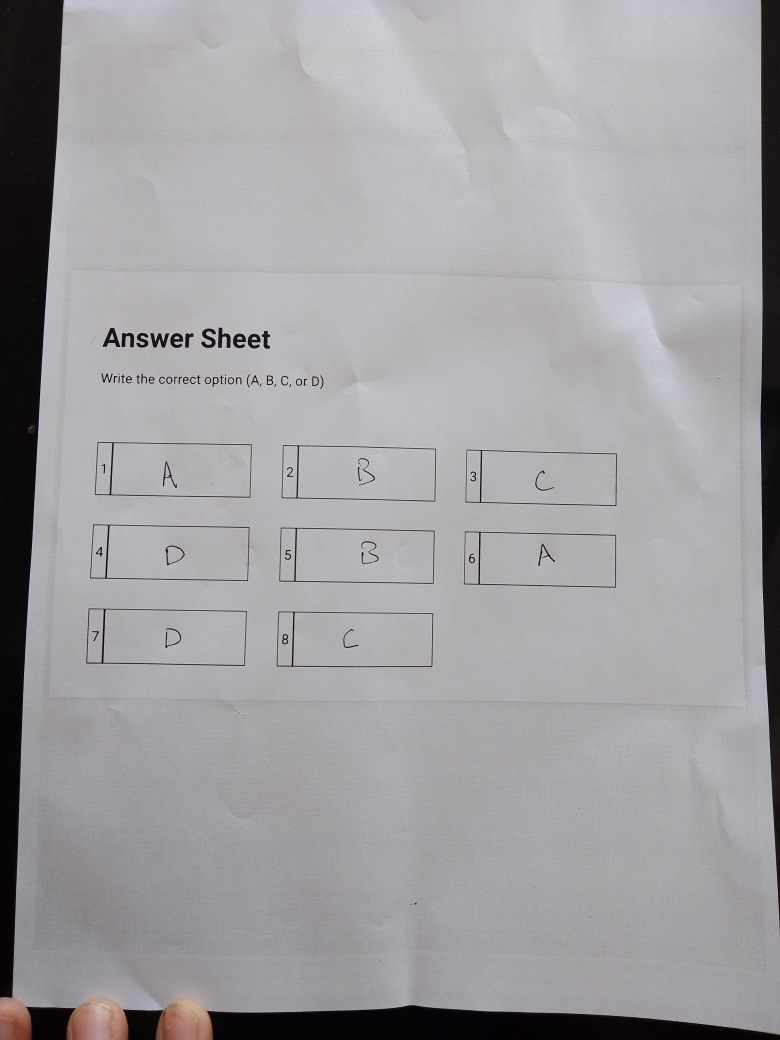
#> input picture IMG_20240522_142511.jpg, 3120 x 4160 px (shown at 1/4 size)
$ python edgeDection.py   (older library calls are emulated)
#> lines starting #> are read from the running program, lines starting #| are printed output that depends on the picture; after the words box and inside, x2 and y2 are one past the last pixel; in counts of white or black regions, pixels touching at a corner belong together
import cv2
import os
import pytesseract
import numpy as np

# Path to the Tesseract executable
pytesseract.pytesseract.tesseract_cmd = r"C:\Program Files\Tesseract-OCR\tesseract.exe"

def resize_image_to_fit_screen(image, max_height=900):
    aspect_ratio = image.shape[1] / image.shape[0]
    width = int(max_height * aspect_ratio)
    resized_image = cv2.resize(image, (width, max_height), interpolation=cv2.INTER_AREA)
    return resized_image

def show_image(window_name, image, max_height=900):
    resized_image = resize_image_to_fit_screen(image, max_height)
    cv2.imshow(window_name, resized_image)

# Path to the image file
script_dir = os.path.dirname(__file__)
image_path = os.path.join(script_dir, 'IMG_20240522_142511.jpg')

# Read the image
image = cv2.imread(image_path)
#> image is the input picture: shape (4160, 3120, 3); mean B, G, R 162.4, 158.9, 161.1

if image is None:
    print("Error: Unable to load image.")
    exit()

# Convert to grayscale
gray_image = cv2.cvtColor(image, cv2.COLOR_BGR2GRAY)
blurred_image = cv2.GaussianBlur(gray_image, (5, 5), 0)

# Apply Canny edge detection
canny_edges = cv2.Canny(blurred_image, 100, 200)
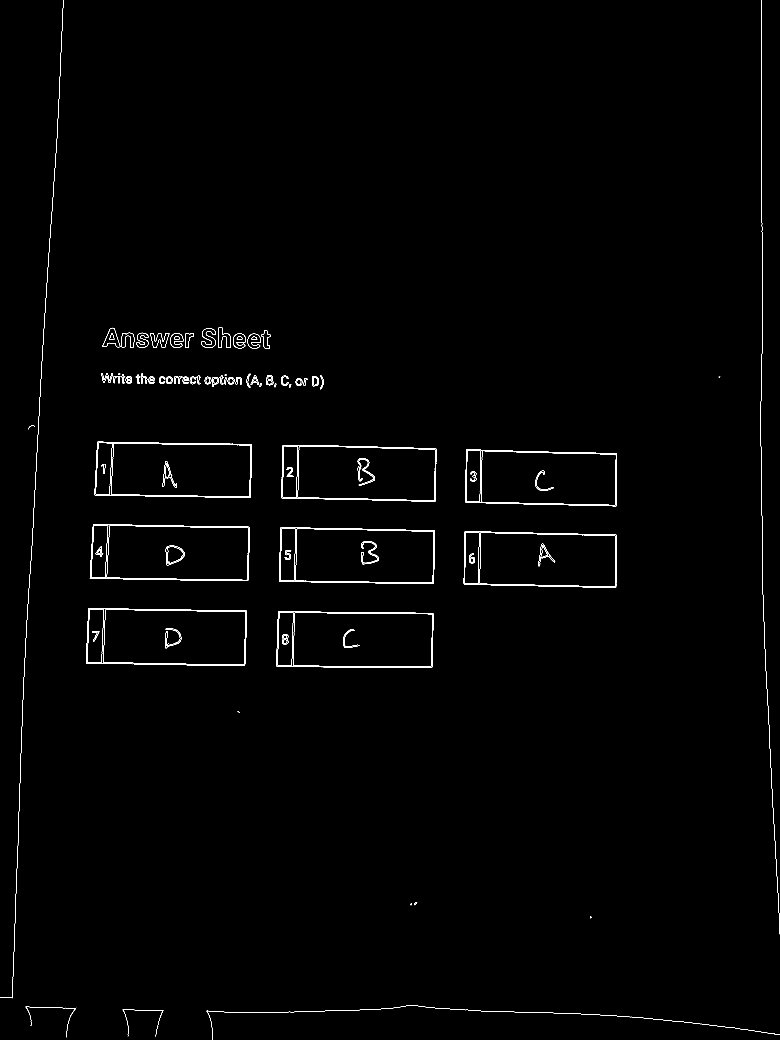
#> canny_edges: shape (4160, 3120) (shown at 1/4 size); 0.42% white in thin lines or dots
# Apply Laplacian filter
laplacian_image = cv2.Laplacian(canny_edges, cv2.CV_64F)
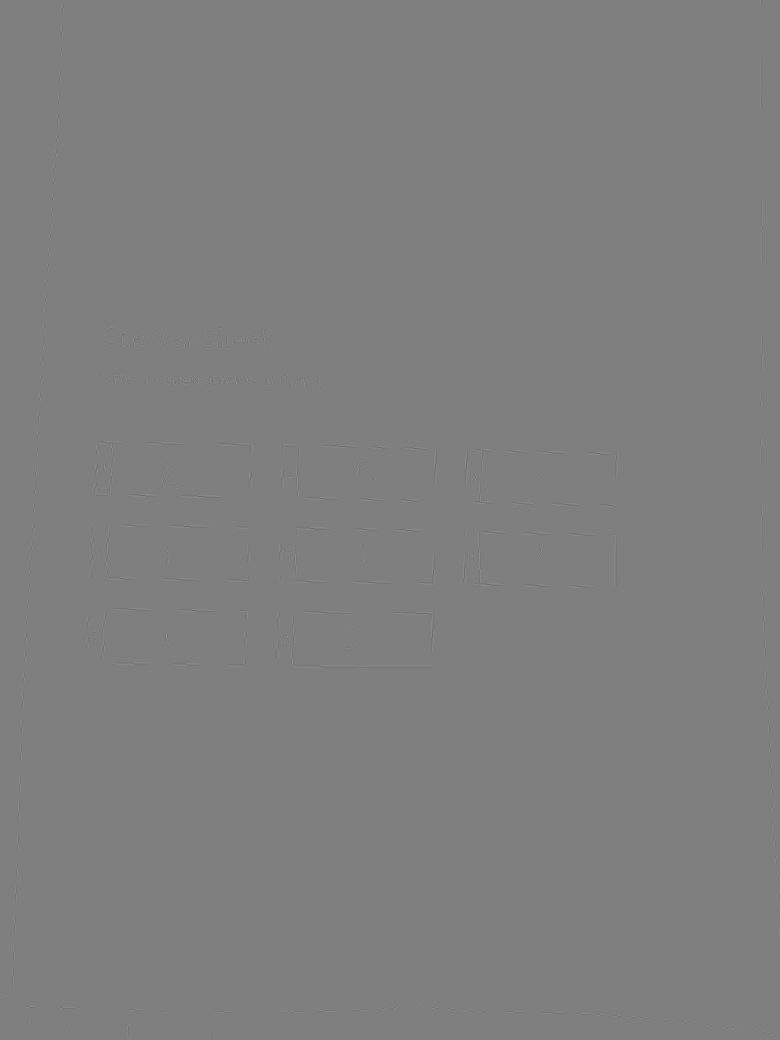
#> laplacian_image: shape (4160, 3120) float64 (shown at 1/4 size); min -1020, max 1020, mean 0; drawn with min black and max white
laplacian_image = cv2.convertScaleAbs(laplacian_image)
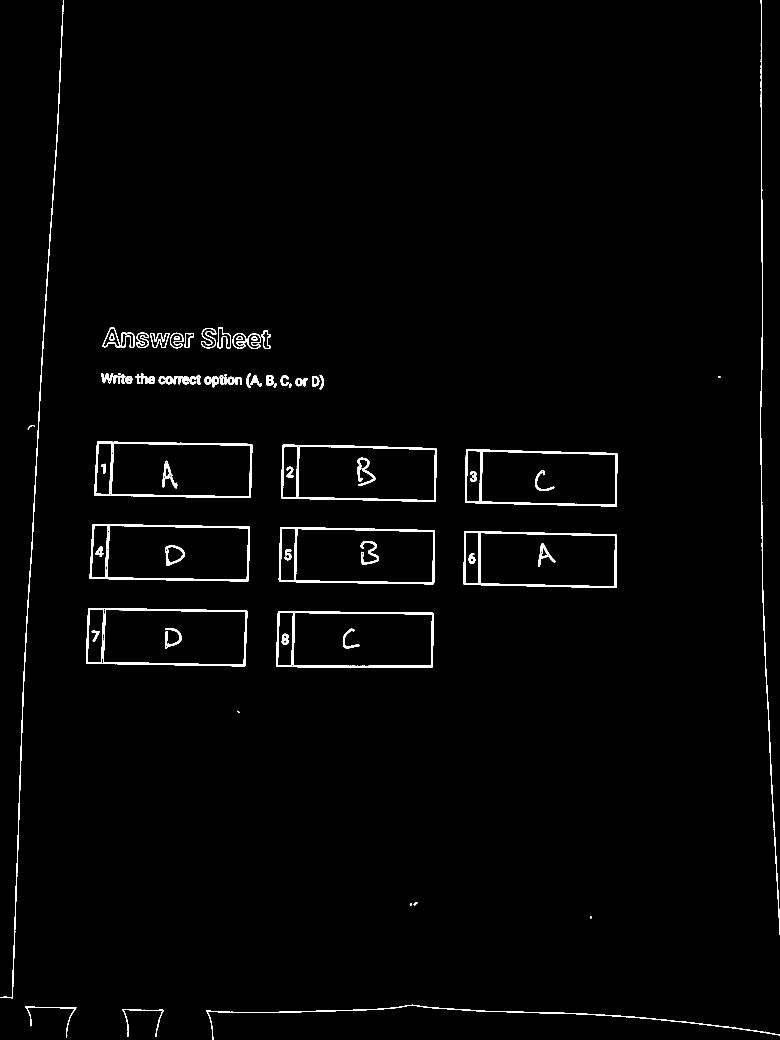
#> laplacian_image: shape (4160, 3120) (shown at 1/4 size); 1.2% white; 84 white regions

# Apply thresholding
_, thresholded_image = cv2.threshold(laplacian_image, 128, 255, cv2.THRESH_BINARY)

blurred_image = cv2.GaussianBlur(thresholded_image, (5, 5), 0)

# Show the thresholded image
show_image('Thresholded Image', blurred_image)
#> in resize_image_to_fit_screen, `resized_image = cv2.resize(image, (width, max_height), interpolation=c..`:
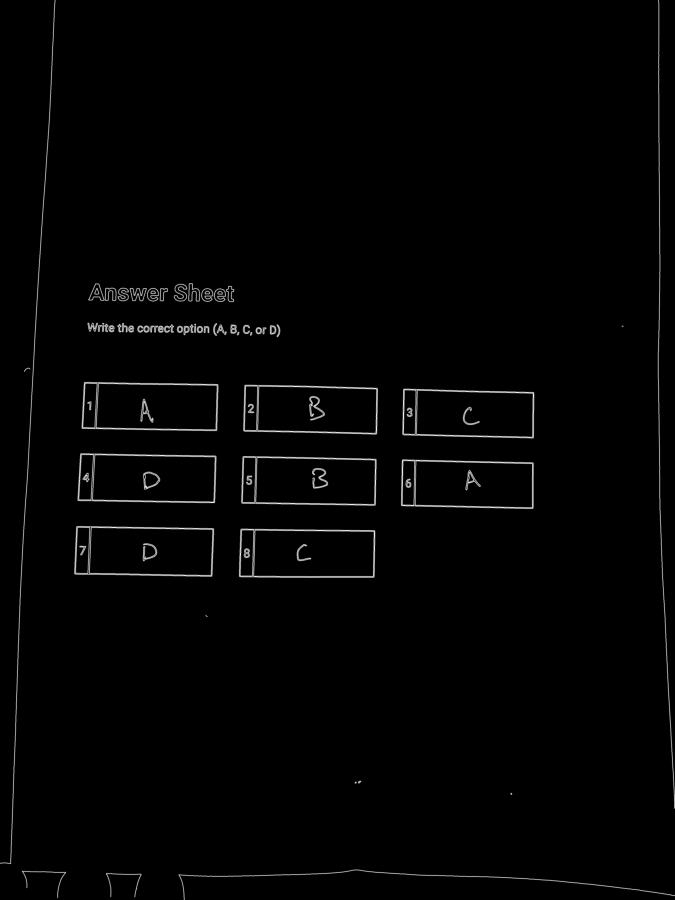
#> resized_image: shape (900, 675); min 0, max 237, mean 3.1

# Find contours
contours, _ = cv2.findContours(blurred_image, cv2.RETR_EXTERNAL, cv2.CHAIN_APPROX_SIMPLE)
#> contours = 38 contours; largest, box (x1, y1, x2, y2) and area: (342, 2430, 991, 2667) 144936, (356, 2094, 1002, 2327) 141446, (1103, 2442, 1736, 2672) 141102, (1113, 2107, 1742, 2339) 137813, (375, 1764, 1011, 1994) 137556

# Filter out rectangles
rectangles = []
for contour in contours:
    epsilon = 0.02 * cv2.arcLength(contour, True)
    approx = cv2.approxPolyDP(contour, epsilon, True)
    if len(approx) == 4:
        rectangles.append(approx)
#> this loop made 38 passes
#> epsilon on passes 1, 2, 4, 5, 6, 7, 16, 17, 18, 19, 20, 21: 16.18, 17.12, 0.786, 0.831, 1.15, 0.853, 1.9, 4.04, 0.746, 2.8, 5.21, 3.07
#> (epsilon, approx) on passes 3, 8, 9, 10, 11, 12: (99.68, [[823, 4041], [848, 4159], [834, 4047], [3119, 4142]]), (34.11, [[1110, 2444], [1105, 2668], [1731, 2670], [1732, 2449]]), (34.91, [[351, 2432], [343, 2656], [982, 2665], [988, 2440]]), (33.48, [[1856, 2124], [1854, 2340], [2467, 2350], [2466, 2136]]), (33.91, [[1119, 2109], [1115, 2328], [1737, 2336], [1739, 2119]]), (34.6, [[369, 2095], [357, 2316], [995, 2325], [1000, 2105]])
#> after the loop, rectangles = 9 contours; largest, box (x1, y1, x2, y2) and area: (343, 2432, 989, 2666) 143290, (357, 2095, 1001, 2326) 139988, (1105, 2444, 1733, 2671) 138850, (377, 1765, 1010, 1991) 135681, (1115, 2109, 1740, 2337) 135405

# Define a more aggressive sharpening kernel
kernel_sharpening = np.array([[-1,-1,-1],
                              [-1,10,-1],
                              [-1,-1,-1]])

# Create a copy of the original image for the overlay
image_with_highlight = image.copy()

# Process each rectangle separately
for idx, rectangle in enumerate(rectangles):
    x, y, w, h = cv2.boundingRect(rectangle)

    # Extract the region of interest
    roi = gray_image[y:y+h, x:x+w]

    # Highlight the region of interest with a semi-transparent overlay
    overlay = image_with_highlight.copy()
    cv2.rectangle(overlay, (x, y), (x + w, y + h), (0, 0, 255), -1)  # Red overlay
    alpha = 0.4  # Transparency factor
    image_with_highlight = cv2.addWeighted(overlay, alpha, image_with_highlight, 1 - alpha, 0)

    # Sharpen the region of interest
    sharpened_roi = cv2.filter2D(roi, -1, kernel_sharpening)

    # Use pytesseract to recognize text in the sharpened region of interest
#> (the run stopped early here; a loop or call above may not have finished)
